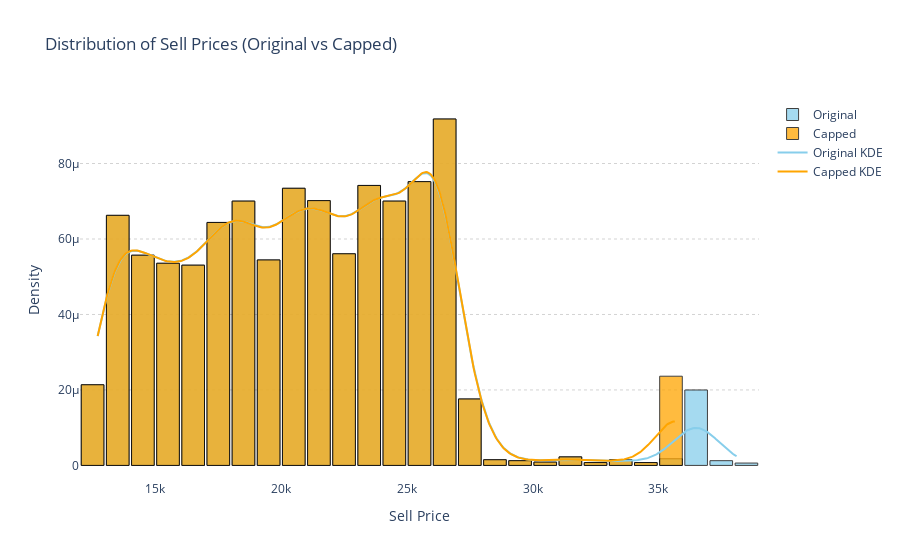

Here is the notebook cell this chart was saved with:
### Markdown cell above
---

### Code cell
# Sell Price Vs Capped Sell Price Distribution

df['SellPrice_Capped'] = df['SellPrice'].clip(lower=lower_bound, upper=upper_bound)         # Cap the outliers in 'Sell Price' column

labels = ['Sell Price', 'Frequency']

# plt.figure(figsize=(10, 6))

# sns.histplot(df['SellPrice'], kde=True, bins=30, color='skyblue', edgecolor='black')

# sns.histplot(df['SellPrice_Capped'], kde=True, bins=30, color='orange', edgecolor='black')

# plt.title('Distribution of Sell Prices (Original vs Capped)')
# plt.xlabel('Sell Price')
# plt.ylabel('Frequency')
# plt.grid(axis='y', linestyle='--', alpha=0.7)
# plt.tight_layout()
# plt.show()


# Create the figure
fig = go.Figure()

# Add original SellPrice histogram
fig.add_trace(go.Histogram(
    x=df['SellPrice'],
    name='Original',
    nbinsx=30,
    marker_color='skyblue',
    marker_line_color='black',
    marker_line_width=1,
    opacity=0.75,
    histnorm='probability density'  # For KDE compatibility
))

# Add Capped SellPrice histogram
fig.add_trace(go.Histogram(
    x=df['SellPrice_Capped'],
    name='Capped',
    nbinsx=30,
    marker_color='orange',
    marker_line_color='black',
    marker_line_width=1,
    opacity=0.75,
    histnorm='probability density'  # For KDE compatibility
))

# Add KDE curves
# For original prices
hist1, bin_edges1 = np.histogram(df['SellPrice'], bins=30, density=True)
kde1 = ff.create_distplot([df['SellPrice']], ['Original'], show_hist=False, show_rug=False)
fig.add_trace(go.Scatter(
    x=kde1['data'][0]['x'],
    y=kde1['data'][0]['y'],
    mode='lines',
    line=dict(color='skyblue', width=2),
    name='Original KDE',
    showlegend=True
))

# For capped prices
hist2, bin_edges2 = np.histogram(df['SellPrice_Capped'], bins=30, density=True)
kde2 = ff.create_distplot([df['SellPrice_Capped']], ['Capped'], show_hist=False, show_rug=False)
fig.add_trace(go.Scatter(
    x=kde2['data'][0]['x'],
    y=kde2['data'][0]['y'],
    mode='lines',
    line=dict(color='orange', width=2),
    name='Capped KDE',
    showlegend=True
))

# Update layout
fig.update_layout(
    title='Distribution of Sell Prices (Original vs Capped)',
    xaxis_title='Sell Price',
    yaxis_title='Density',
    bargap=0.1,  # Gap between bars
    plot_bgcolor='white',
    barmode='overlay'
)

# Add grid
fig.update_layout(
    yaxis=dict(
        showgrid=True,
        gridcolor='lightgray',
        gridwidth=1,
        griddash='dot'
    )
)

fig.show()

### Figure 1 — Plotly figure (JSON) as saved in the notebook; plotly's stock layout.template omitted (floating-point values rounded to 4 significant figures; data arrays with more than 128 entries replaced by an {"elided": "..."} marker saying what was removed)
{"data": [{"histnorm": "probability density", "marker": {"color": "skyblue", "line": {"color": "black", "width": 1}}, "name": "Original", "nbinsx": 30, "opacity": 0.75, "type": "histogram", "x": {"elided": "7952 int values"}}, {"histnorm": "probability density", "marker": {"color": "orange", "line": {"color": "black", "width": 1}}, "name": "Capped", "nbinsx": 30, "opacity": 0.75, "type": "histogram", "x": {"elided": "7952 float values"}}, {"line": {"color": "skyblue", "width": 2}, "mode": "lines", "name": "Original KDE", "showlegend": true, "type": "scatter", "x": {"elided": "500 float values"}, "y": {"elided": "500 float values"}}, {"line": {"color": "orange", "width": 2}, "mode": "lines", "name": "Capped KDE", "showlegend": true, "type": "scatter", "x": {"elided": "500 float values"}, "y": {"elided": "500 float values"}}], "layout": {"bargap": 0.1, "barmode": "overlay", "plot_bgcolor": "white", "title": {"text": "Distribution of Sell Prices (Original vs Capped)"}, "xaxis": {"title": {"text": "Sell Price"}}, "yaxis": {"gridcolor": "lightgray", "griddash": "dot", "gridwidth": 1, "showgrid": true, "title": {"text": "Density"}}}}
